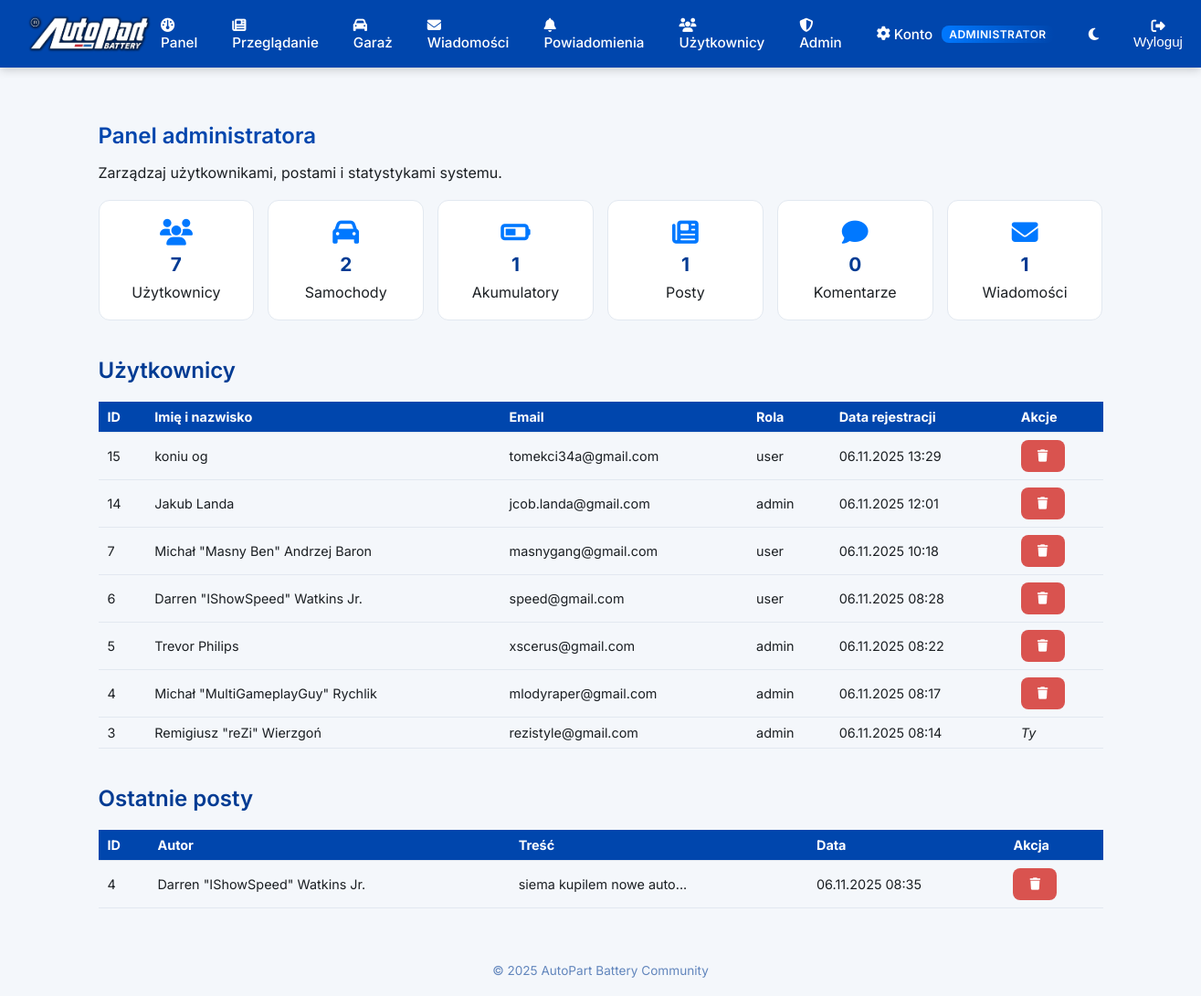
The page /admin.php (signed in) on the database its author committed.
### tables this page shows
CREATE TABLE `users` (
  `id` int(11) NOT NULL,
  `first_name` varchar(100) NOT NULL,
  `last_name` varchar(100) NOT NULL,
  `email` varchar(150) NOT NULL,
  `country_code` varchar(10) DEFAULT '+48',
  `phone` varchar(20) DEFAULT NULL,
  `address` varchar(255) DEFAULT NULL,
  `password` varchar(255) NOT NULL,
  `reset_token` varchar(255) DEFAULT NULL,
  `reset_expires` datetime DEFAULT NULL,
  `last_password_change` datetime DEFAULT NULL,
  `avatar` varchar(255) DEFAULT 'default-avatar.png',
  `bio` text DEFAULT NULL,
  `created_at` datetime DEFAULT current_timestamp(),
  `last_login` datetime DEFAULT NULL,
  `session_token` varchar(255) DEFAULT NULL,
  `role` enum('user','admin') DEFAULT 'user'
);

CREATE TABLE `posts` (
  `id` int(11) NOT NULL,
  `user_id` int(11) NOT NULL,
  `content` text DEFAULT NULL,
  `media` varchar(255) DEFAULT NULL,
  `created_at` datetime DEFAULT current_timestamp()
);

### config.php (called while the page is built, shortened)
<?php
function require_login($db) {
    $email = $_SESSION['user_email'];
    $stmt = $db->prepare("SELECT * FROM users WHERE email = ?");
    $stmt->execute([$email]);
    $user = $stmt->fetch(PDO::FETCH_ASSOC);
    return $user;
}
?>

### admin.php (the view, shortened to what this page needs)
<?php
require 'config.php';
$user = require_login($db);
include 'includes/header.php';
$stats = [
  'users' => $db->query("SELECT COUNT(*) FROM users")->fetchColumn(),
  'cars' => $db->query("SELECT COUNT(*) FROM cars")->fetchColumn(),
  'batteries' => $db->query("SELECT COUNT(*) FROM batteries")->fetchColumn(),
  'posts' => $db->query("SELECT COUNT(*) FROM posts")->fetchColumn(),
  'comments' => $db->query("SELECT COUNT(*) FROM comments")->fetchColumn(),
  'messages' => $db->query("SELECT COUNT(*) FROM messages")->fetchColumn()
];
$users = $db->query("SELECT id, first_name, last_name, email, role, created_at FROM users ORDER BY created_at DESC")->fetchAll(PDO::FETCH_ASSOC);
$posts = $db->query("
  SELECT p.id, p.content, p.created_at, u.first_name, u.last_name
  FROM posts p JOIN users u ON u.id = p.user_id
  ORDER BY p.created_at DESC LIMIT 10
")->fetchAll(PDO::FETCH_ASSOC);
?>
<section class="admin-panel">
  <h1>Panel administratora</h1>
  <p>Zarządzaj użytkownikami, postami i statystykami systemu.</p>
  <div class="admin-stats">
    <div class="stat-card"><i class="fa-solid fa-users"></i><strong><?= $stats['users'] ?></strong><span>Użytkownicy</span></div>
    <div class="stat-card"><i class="fa-solid fa-car"></i><strong><?= $stats['cars'] ?></strong><span>Samochody</span></div>
    <div class="stat-card"><i class="fa-solid fa-battery-half"></i><strong><?= $stats['batteries'] ?></strong><span>Akumulatory</span></div>
    <div class="stat-card"><i class="fa-solid fa-newspaper"></i><strong><?= $stats['posts'] ?></strong><span>Posty</span></div>
    <div class="stat-card"><i class="fa-solid fa-comment"></i><strong><?= $stats['comments'] ?></strong><span>Komentarze</span></div>
    <div class="stat-card"><i class="fa-solid fa-envelope"></i><strong><?= $stats['messages'] ?></strong><span>Wiadomości</span></div>
  </div>
  <div class="admin-section">
    <h2>Użytkownicy</h2>
    <table class="admin-table">
      <thead>
        <tr>
          <th>ID</th>
          <th>Imię i nazwisko</th>
          <th>Email</th>
          <th>Rola</th>
          <th>Data rejestracji</th>
          <th>Akcje</th>
        </tr>
      </thead>
      <tbody>
        <?php foreach ($users as $u): ?>
          <tr>
            <td><?= $u['id'] ?></td>
            <td><?= htmlspecialchars($u['first_name'].' '.$u['last_name']) ?></td>
            <td><?= htmlspecialchars($u['email']) ?></td>
            <td><?= $u['role'] ?></td>
            <td><?= date('d.m.Y H:i', strtotime($u['created_at'])) ?></td>
            <td>
              <?php if ($u['id'] !== $user['id']): ?>
                <form action="admin_action.php" method="post" style="display:inline;">
                  <button name="action" value="delete_user" class="danger btn-small" onclick="return confirm('Usunąć użytkownika?')">
                    <i class="fa-solid fa-trash"></i>
                  </button>
                </form>
              <?php else: ?>
                <em>Ty</em>
              <?php endif; ?>
            </td>
          </tr>
        <?php endforeach; ?>
      </tbody>
    </table>
  </div>
  <div class="admin-section">
    <h2>Ostatnie posty</h2>
    <table class="admin-table">
      <thead>
        <tr>
          <th>ID</th>
          <th>Autor</th>
          <th>Treść</th>
          <th>Data</th>
          <th>Akcja</th>
        </tr>
      </thead>
      <tbody>
        <?php foreach ($posts as $p): ?>
          <tr>
            <td><?= $p['id'] ?></td>
            <td><?= htmlspecialchars($p['first_name'].' '.$p['last_name']) ?></td>
            <td><?= htmlspecialchars(substr($p['content'],0,60)) ?>...</td>
            <td><?= date('d.m.Y H:i', strtotime($p['created_at'])) ?></td>
            <td>
              <form action="admin_action.php" method="post" style="display:inline;">
                <button name="action" value="delete_post" class="danger btn-small" onclick="return confirm('Usunąć post?')">
                  <i class="fa-solid fa-trash"></i>
                </button>
              </form>
            </td>
          </tr>
        <?php endforeach; ?>
      </tbody>
    </table>
  </div>
</section>
<?php include 'includes/footer.php'; ?>

### assets/style.css (style rules this page uses)
:root { --primary: #0046ad; --primary-dark: #003b93; --accent: #0078ff; --bg-light: #f4f7fb; --bg-dark: #0c1117; --card-light: #ffffff; --card-dark: #161b22; --text-light: #1b1f23; --text-dark: #e6edf3; --border-light: #e2e8f0; --border-dark: #2c2f33; --radius: 12px; --shadow: 0 4px 20px rgba(0,0,0,0.05); }
body { font-family: 'Inter', sans-serif; background: var(--bg-light); color: var(--text-light); margin: 0; transition: background 0.3s, color 0.3s; }
h1, h2, h3 { font-weight: 600; color: var(--primary-dark); }
button, .btn, .btn-small { display: inline-block; background: var(--accent); border: none; color: white; font-weight: 500; border-radius: 8px; padding: 10px 18px; cursor: pointer; text-decoration: none; text-align: center; transition: background 0.2s, transform 0.1s; }
button.danger { background: #d9534f; }
.admin-panel h1 { color: var(--primary); margin-bottom: 10px; }
.admin-stats { display: grid; grid-template-columns: repeat(auto-fit,minmax(150px,1fr)); gap: 15px; margin: 20px 0; }
.stat-card { background: var(--card-light); border-radius: var(--radius); padding: 20px; text-align: center; border: 1px solid var(--border-light); }
.stat-card i { font-size: 1.8rem; color: var(--accent); }
.stat-card strong { display: block; font-size: 1.3rem; margin: 8px 0; color: var(--primary-dark); }
.admin-table { width: 100%; border-collapse: collapse; margin-top: 10px; font-size: 0.9rem; }
.admin-table th, .admin-table td { border-bottom: 1px solid var(--border-light); padding: 8px 10px; text-align: left; }
.admin-table th { background: var(--primary); color: white; }
.admin-section h2 { margin-top: 40px; color: var(--primary-dark); }

### rows shown on the page
users: id "15", first_name+last_name "koniu og", email "tomekci34a@gmail.com", role "user", created_at "06.11.2025 13:29"
users: id "14", first_name+last_name "Jakub Landa", email "jcob.landa@gmail.com", role "admin", created_at "06.11.2025 12:01"
users: id "7", first_name+last_name "Michał \"Masny Ben\" Andrzej Baron", email "masnygang@gmail.com", role "user", created_at "06.11.2025 10:18"
users: id "6", first_name+last_name "Darren \"IShowSpeed\" Watkins Jr.", email "speed@gmail.com", role "user", created_at "06.11.2025 08:28"
users: id "5", first_name+last_name "Trevor Philips", email "xscerus@gmail.com", role "admin", created_at "06.11.2025 08:22"
users: id "4", first_name+last_name "Michał \"MultiGameplayGuy\" Rychlik", email "mlodyraper@gmail.com", role "admin", created_at "06.11.2025 08:17"
users: id "3", first_name+last_name "Remigiusz \"reZi\" Wierzgoń", email "rezistyle@gmail.com", role "admin", created_at "06.11.2025 08:14", shows "Ty"
posts: id "4", user.last_name "Darren \"IShowSpeed\" Watkins Jr.", content "siema kupilem nowe auto", created_at "06.11.2025 08:35"

### other values the page prints
$stats['users'] "7"
$stats['cars'] "2"
$stats['batteries'] "1"
$stats['posts'] "1"
$stats['comments'] "0"
$stats['messages'] "1"
